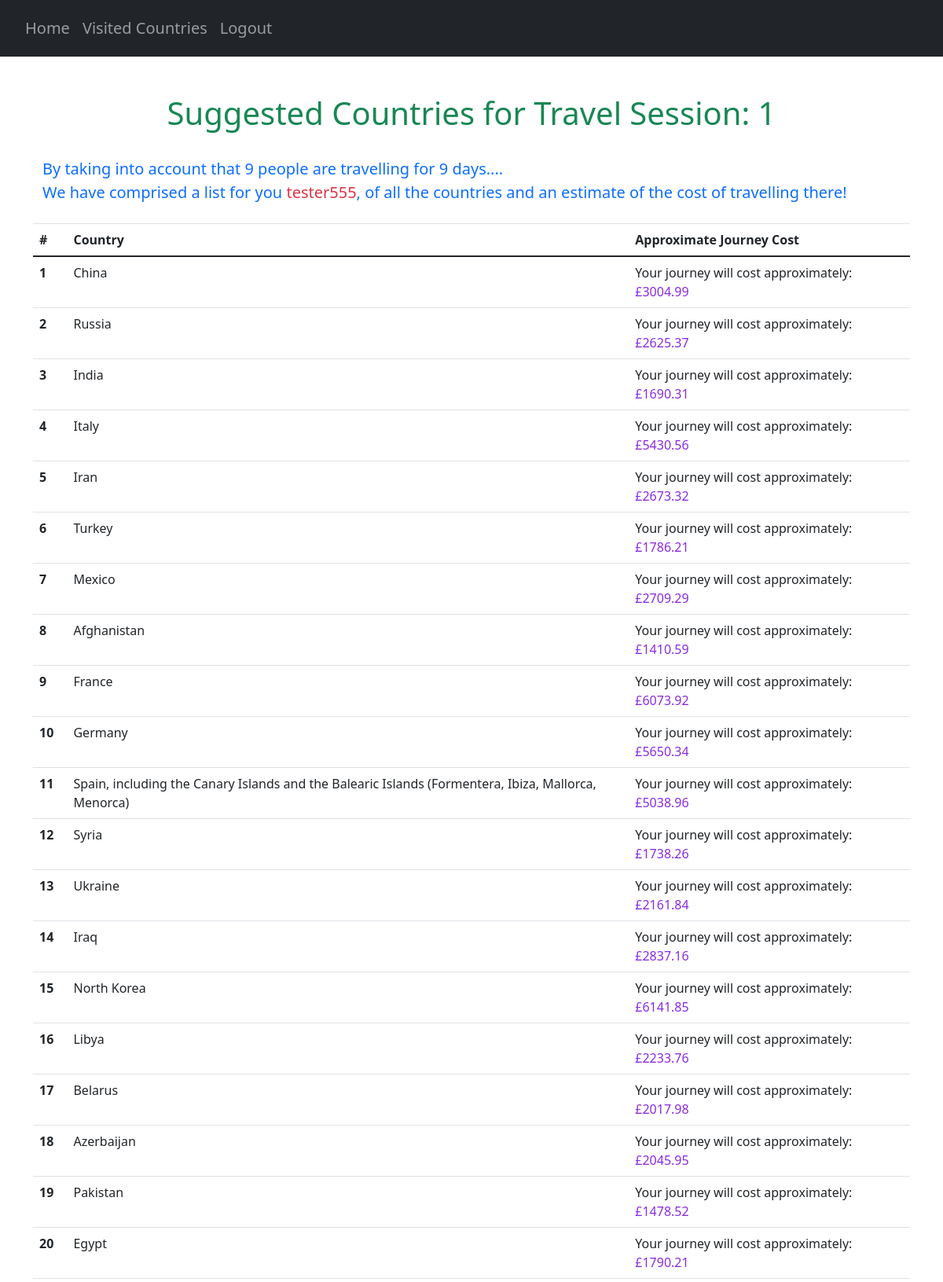
The app's page /suggestions/1 (signed in, upper part) with its own data.
### website/models.py (models this page shows)
class User(db.Model, UserMixin):
    id = db.Column(db.Integer, primary_key=True)
    email = db.Column(db.String(150), unique=True)
    password = db.Column(db.String(150))
    first_name = db.Column(db.String(150))
    countries = db.relationship('UserCountry')
    travel_score = db.relationship('UserTravelScore')

class Country(db.Model):
    country_code = db.Column(db.String(3), primary_key=True)
    country_name = db.Column(db.String(150), unique=True)

### website/views.py (the view)
@views.route("/suggestions/<travelID>", methods=["GET"])
@login_required
def suggestions(travelID):
    countries = Country.query.all()
    AllCountries = {}
    for country in countries:
        AllCountries[country.country_code] = country.country_name
    user_travel_details = []
    try:
        ranked_countries = userCountryScore(travelID, AllCountries)
        ranked_countries_UF = list(map(lambda x: (AllCountries[x[0]], x[1], x[2]), ranked_countries))
        current_travel = UserTravelScore.query.get((current_user.id, travelID))
        num_travellers = current_travel.num_travellers
        travelling_time = current_travel.travelling_time
        user_travel_details.append(travelID)
        user_travel_details.append(num_travellers)
        user_travel_details.append(travelling_time)
        return render_template("suggestions.html",
                               user=current_user,
                               best_countries=ranked_countries_UF,
                               user_travel=user_travel_details)
    except (AttributeError):
        print("ERROR", traceback.format_exc())
        user_travel_details.append(0)
        user_travel_details.append(1)
        return redirect(url_for('views.noTravel'))

### website/__init__.py (called while the page is built)
def create_app():
    app = Flask(__name__)
    app.config['SECRET_KEY'] = 'pog'
    app.config['SQLALCHEMY_DATABASE_URI'] = f'sqlite:///{DB_NAME}'
    db.init_app(app)
    from .views import views
    from .auth import auth
    app.register_blueprint(views, url_prefix='/')
    app.register_blueprint(auth, url_prefix='/')
    from .models import User, Country, UserCountry, Safety, Cost, CulturalValue, CovidRestrictions
    create_database(app)
    login_manager = LoginManager()
    login_manager.login_view = 'auth.login'
    login_manager.init_app(app)
    @login_manager.user_loader
    def load_user(id):
        return User.query.get(int(id))
    return app

### website/questionHandler.py (called while the page is built)
def doesUserWantThisCountry(countryCode):
    countries = UserCountry.query.all()
    users_countries = []
    for country in countries:
        if country.user_id == current_user.id:
            users_countries.append(country.country_code)
    for country in users_countries:
        if countryCode in users_countries:
            return True
        else:
            return False

def filterPrevCountries(codes, travelID):
    try:
        current_travel = UserTravelScore.query.get((current_user.id, travelID))
    except (sqlite3.IntegrityError, sqlalchemy.exc.IntegrityError) as e:
        print(e)
    prev_countries = getattr(current_travel, "prev_countries")
    if prev_countries == True:
        return codes
    else:
        suggestionsStream = filter(lambda x:not(doesUserWantThisCountry(x)), codes)
        suggestionsStream = list(suggestionsStream)
        return suggestionsStream

def userCountryScore(travelID, countryCodes):
    try:
        current_travel = UserTravelScore.query.get((current_user.id, travelID))
    except (sqlite3.IntegrityError, sqlalchemy.exc.IntegrityError) as e:
        print(e)
    prev_countries = getattr(current_travel, "prev_countries")
    try:
        calculateCountryScores(travelID, countryCodes)
    except ValueError:
        pass
    sortedCountries = sortCountries(travelID)
    return sortedCountries

### website/templates/suggestions.html (shortened to what this page needs)
{% extends "base.html" %} {% block title %}Countries{% endblock %}
{% block content %}
<div class="container pt-5">
    <h1 align="center"><span class="text-success">Suggested Countries for Travel Session: {{ user_travel[0] }}</span></h1>
    <p class="pt-4 pb-2 text-primary" id="user-countries-header">
        By taking into account that {{ user_travel[1] }} people are travelling for {{ user_travel[2] }} days....<br>
        We have comprised a list for you <span class="text-danger">{{ current_user.first_name }}</span>,
        of all the countries and an estimate of the cost of travelling there!
    </p>
</div>
<table class="table">
    <thead>
        <tr>
            <th scope="col">#</th>
            <th scope="col">Country</th>
            <th scope="col">Approximate Journey Cost</th>
        </tr>
    </thead>
    <tbody>
        {% for country in best_countries %}
        {% set countryName = country[0] %}
        {% set countryDict = country[2] %}
        {% for roughCostText, roughCost in countryDict.items() %}
            <tr>
                <th scope="row">{{ country[1] }}</th>
                <td>{{ countryName }}</td>
                <td>{{ roughCostText }}: <span class="cost-number">£{{ roughCost}}</span></td>
            </tr>
        {% endfor %}
        {% endfor %}
    </tbody>
</table>
{% endblock %}

### website/static/extra.css (style rules this page uses)
.cost-number { color: blueviolet; }
#user-countries-header { font-size: 20px; }

### records on screen
User: first_name "tester555"
Country: country "1", countryDict "China", countryDict "Your journey will cost approximately", countryDict "3004.99"
Country: country "2", countryDict "Russia", countryDict "Your journey will cost approximately", countryDict "2625.37"
Country: country "3", countryDict "India", countryDict "Your journey will cost approximately", countryDict "1690.31"
Country: country "4", countryDict "Italy", countryDict "Your journey will cost approximately", countryDict "5430.56"
Country: country "5", countryDict "Iran", countryDict "Your journey will cost approximately", countryDict "2673.32"
Country: country "6", countryDict "Turkey", countryDict "Your journey will cost approximately", countryDict "1786.21"
Country: country "7", countryDict "Mexico", countryDict "Your journey will cost approximately", countryDict "2709.29"
Country: country "8", countryDict "Afghanistan", countryDict "Your journey will cost approximately", countryDict "1410.59"
Country: country "9", countryDict "France", countryDict "Your journey will cost approximately", countryDict "6073.92"
Country: country "10", countryDict "Germany", countryDict "Your journey will cost approximately", countryDict "5650.34"
Country: country "11", countryDict "Spain, including the Canary Islands and the Balearic Islands (Formentera, Ibiza, Mallorca, Menorca)", countryDict "Your journey will cost approximately", countryDict "5038.96"
Country: country "12", countryDict "Syria", countryDict "Your journey will cost approximately", countryDict "1738.26"
Country: country "13", countryDict "Ukraine", countryDict "Your journey will cost approximately", countryDict "2161.84"
Country: country "14", countryDict "Iraq", countryDict "Your journey will cost approximately", countryDict "2837.16"
Country: country "15", countryDict "North Korea", countryDict "Your journey will cost approximately", countryDict "6141.85"
Country: country "16", countryDict "Libya", countryDict "Your journey will cost approximately", countryDict "2233.76"
Country: country "17", countryDict "Belarus", countryDict "Your journey will cost approximately", countryDict "2017.98"
Country: country "18", countryDict "Azerbaijan", countryDict "Your journey will cost approximately", countryDict "2045.95"
Country: country "19", countryDict "Pakistan", countryDict "Your journey will cost approximately", countryDict "1478.52"
Country: country "20", countryDict "Egypt", countryDict "Your journey will cost approximately", countryDict "1790.21"

### other values on screen
{{ user_travel[0] }} "1"
{{ user_travel[1] }} "9"
{{ user_travel[2] }} "9"
